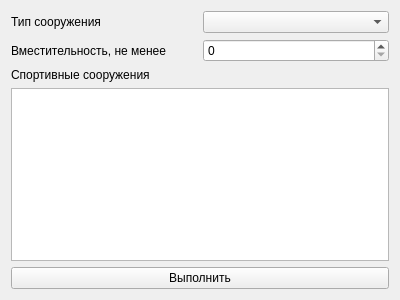
<?xml version="1.0" encoding="UTF-8"?>
<ui version="4.0">
 <class>FacilityEditor</class>
 <widget class="QWidget" name="FacilityEditor">
  <property name="geometry">
   <rect>
    <x>0</x>
    <y>0</y>
    <width>400</width>
    <height>300</height>
   </rect>
  </property>
  <property name="windowTitle">
   <string>Form</string>
  </property>
  <layout class="QGridLayout" name="gridLayout_2">
   <item row="0" column="0">
    <layout class="QGridLayout" name="gridLayout">
     <item row="1" column="1">
      <widget class="QSpinBox" name="sbCapacity">
       <property name="maximum">
        <number>99999</number>
       </property>
       <property name="singleStep">
        <number>500</number>
       </property>
      </widget>
     </item>
     <item row="2" column="0" colspan="2">
      <widget class="QLabel" name="label">
       <property name="text">
        <string>Спортивные сооружения</string>
       </property>
      </widget>
     </item>
     <item row="0" column="0">
      <widget class="QLabel" name="label_2">
       <property name="text">
        <string>Тип сооружения</string>
       </property>
      </widget>
     </item>
     <item row="0" column="1">
      <widget class="QComboBox" name="cbType"/>
     </item>
     <item row="3" column="0" colspan="2">
      <widget class="QTableView" name="tableView"/>
     </item>
     <item row="1" column="0">
      <widget class="QLabel" name="label_3">
       <property name="text">
        <string>Вместительность, не менее</string>
       </property>
      </widget>
     </item>
    </layout>
   </item>
   <item row="1" column="0">
    <widget class="QPushButton" name="pbnExec">
     <property name="text">
      <string>Выполнить</string>
     </property>
    </widget>
   </item>
  </layout>
 </widget>
 <resources/>
 <connections/>
</ui>
